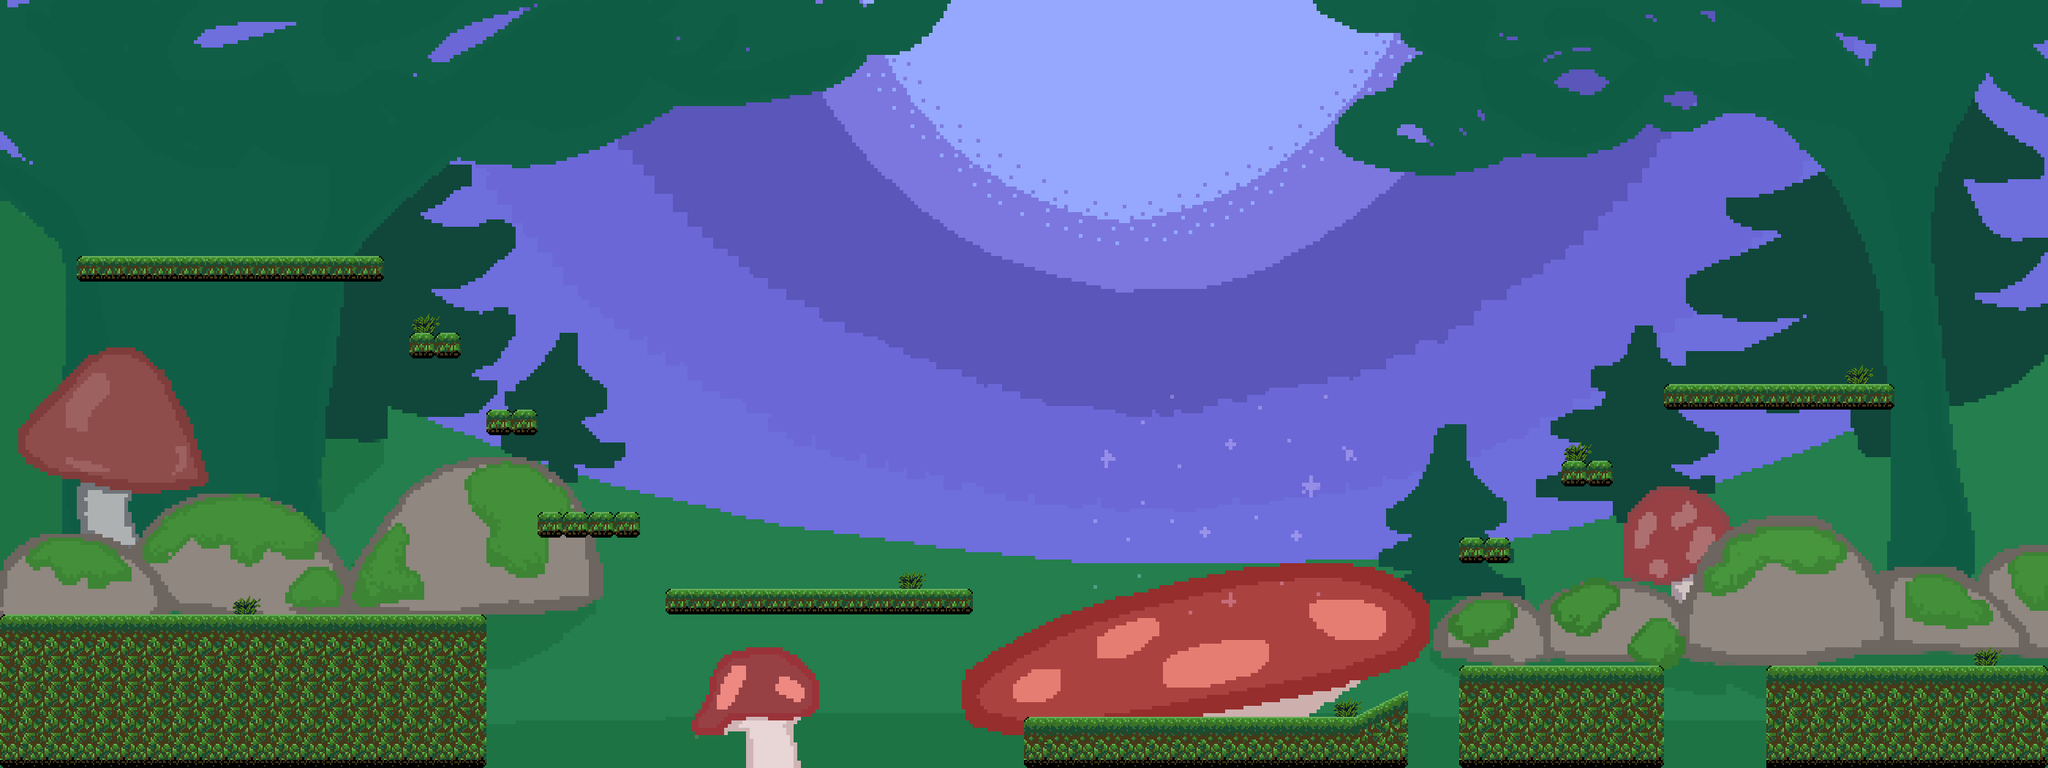

This game map was drawn from its Tiled (.tmx) file and the tilesets committed beside it. A one-line description and the trimmed map source follow:
An orthogonal 80x30 tile map with 35x35 px tiles, 1 tile layer (Kachelebene 1), 2 tilesets, 1 image layer and 24 objects (5x LausEntity, mainPlayer, me.Trigger, FairyEntity, FeeText, ...).

<map version="1.10" tiledversion="1.10.1" orientation="orthogonal" renderorder="right-down" width="80" height="30" tilewidth="35" tileheight="35" infinite="0" nextlayerid="14" nextobjectid="47">
 <tileset firstgid="1" source="LeafTile.tsx" />
 <tileset firstgid="65" source="Plant.tsx" />
 <imagelayer id="2" name="Backi">
  <image source="../img/BlattWeltBackground-2.png" width="2800" height="1050" />
 </imagelayer>
 <layer id="1" name="Kachelebene 1" width="80" height="30">
  <data>[2400 cells, 314 non-empty, 21 distinct tile ids]</data>
 </layer>
 <objectgroup color="#00ff00" id="3" name="Player">
  <object id="1" name="mainPlayer" x="70" y="764.667">
   <polygon points="0,-12 68,-12.6667 68,75.3334 -2,75.3334" />
  </object>
  <object id="2" name="me.Trigger" x="2730.67" y="839.667" width="66.6667" height="69.3333">
   <properties>
    <property name="to" value="BlattWelt-3" />
   </properties>
  </object>
 </objectgroup>
 <objectgroup color="#ff0000" id="4" name="Enemy">
  <object id="3" name="LausEntity" x="979.333" y="776" width="280" height="29">
   <properties>
    <property name="frameheight" value="29" />
    <property name="framewidth" value="43" />
   </properties>
  </object>
  <object id="5" name="LausEntity" x="2445.5" y="880.25" width="226.667" height="29">
   <properties>
    <property name="frameheight" value="29" />
    <property name="framewidth" value="43" />
   </properties>
  </object>
  <object id="21" name="LausEntity" x="140.5" y="321" width="351" height="29">
   <properties>
    <property name="frameheight" value="29" />
    <property name="framewidth" value="43" />
   </properties>
  </object>
  <object id="23" name="LausEntity" x="2301.17" y="496" width="252.333" height="29">
   <properties>
    <property name="frameheight" value="29" />
    <property name="framewidth" value="43" />
   </properties>
  </object>
  <object id="29" name="LausEntity" x="176" y="811" width="487" height="29">
   <properties>
    <property name="frameheight" value="29" />
    <property name="framewidth" value="43" />
   </properties>
  </object>
 </objectgroup>
 <objectgroup color="#0000ff" id="8" name="FeeTrigger">
  <object id="33" name="FairyEntity" x="1615.91" y="654.961" width="123.486" height="93.8852" />
  <object id="39" name="FeeText" x="1408.82" y="304.979" width="75.1067" height="671.408" />
 </objectgroup>
 <objectgroup color="#ff00ff" id="10" name="life">
  <object id="41" name="ExtraLife" x="418.777" y="261.735" width="91.0384" height="81.9346" />
 </objectgroup>
 <objectgroup color="#ffff00" id="11" name="Point">
  <object id="42" name="PointEntity" x="2282.79" y="473.4" width="50.0711" height="43.2432" />
 </objectgroup>
 <objectgroup id="5" name="Collision">
  <object id="8" x="664.667" y="560" width="70" height="35.3333" />
  <object id="9" x="560" y="453.333" width="70" height="35.3333" />
  <object id="10" x="106" y="350" width="418" height="35.3333" />
  <object id="11" x="908.667" y="805" width="420.667" height="35.3333" />
  <object id="15" x="1400.67" y="980.667" width="523.333" height="68.667" />
  <object id="16" x="1995.33" y="734.667" width="70" height="36" />
  <object id="17" x="2134.67" y="628.667" width="70.6666" height="37.3333" />
  <object id="18" x="2276" y="525" width="314" height="33.3333" />
  <object id="19" x="1994.67" y="908" width="280.667" height="142" />
  <object id="20" x="2415.33" y="909.333" width="384" height="141.333" />
  <object id="22" x="1924" y="945.333">
   <polygon points="0,0 -71.3333,35 0.333333,34.6667" />
  </object>
  <object id="28" x="1" y="840" width="663" height="209" />
  <object id="30" x="734.667" y="700" width="141.333" height="35.3333" />
 </objectgroup>
</map>